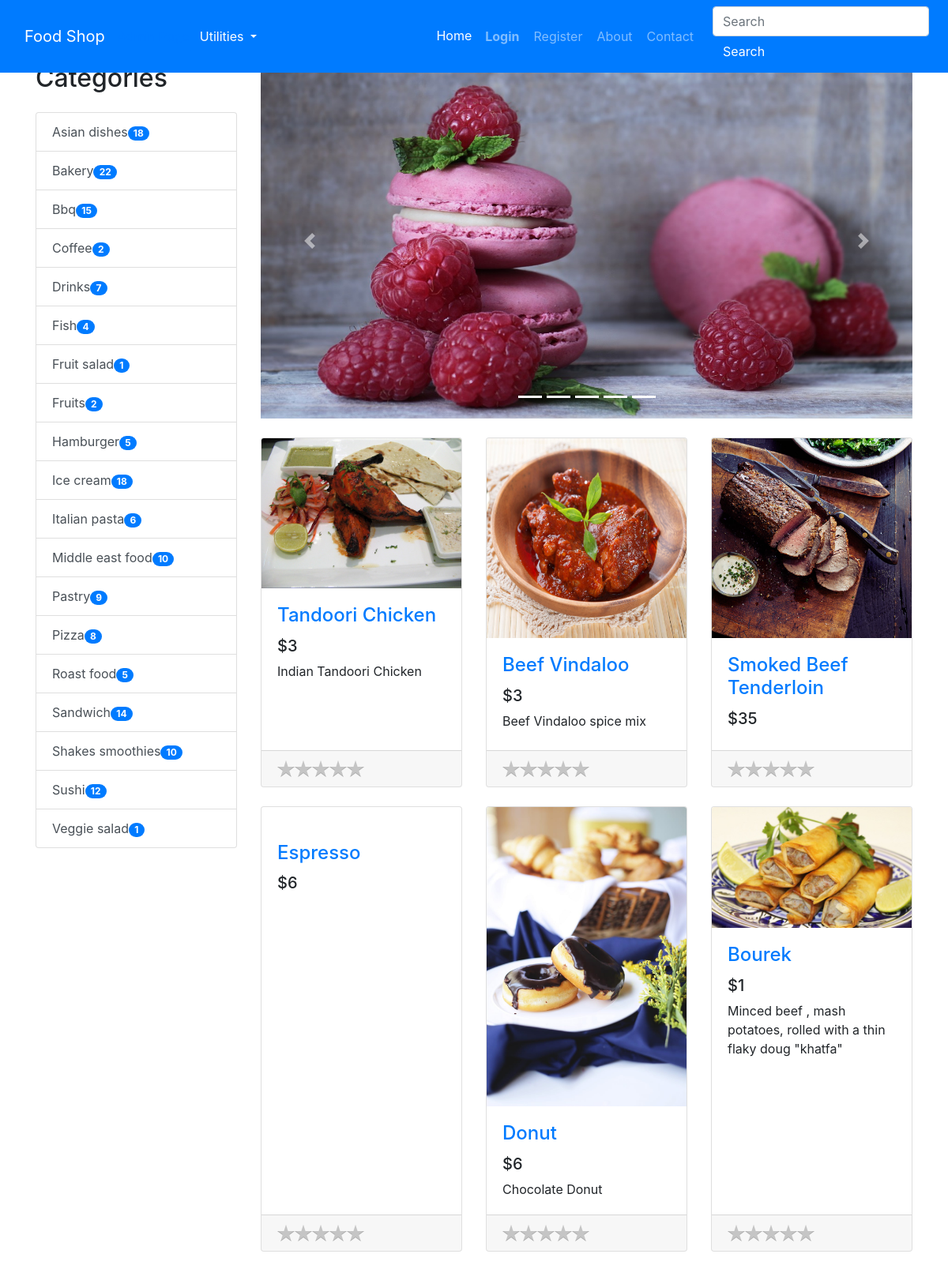
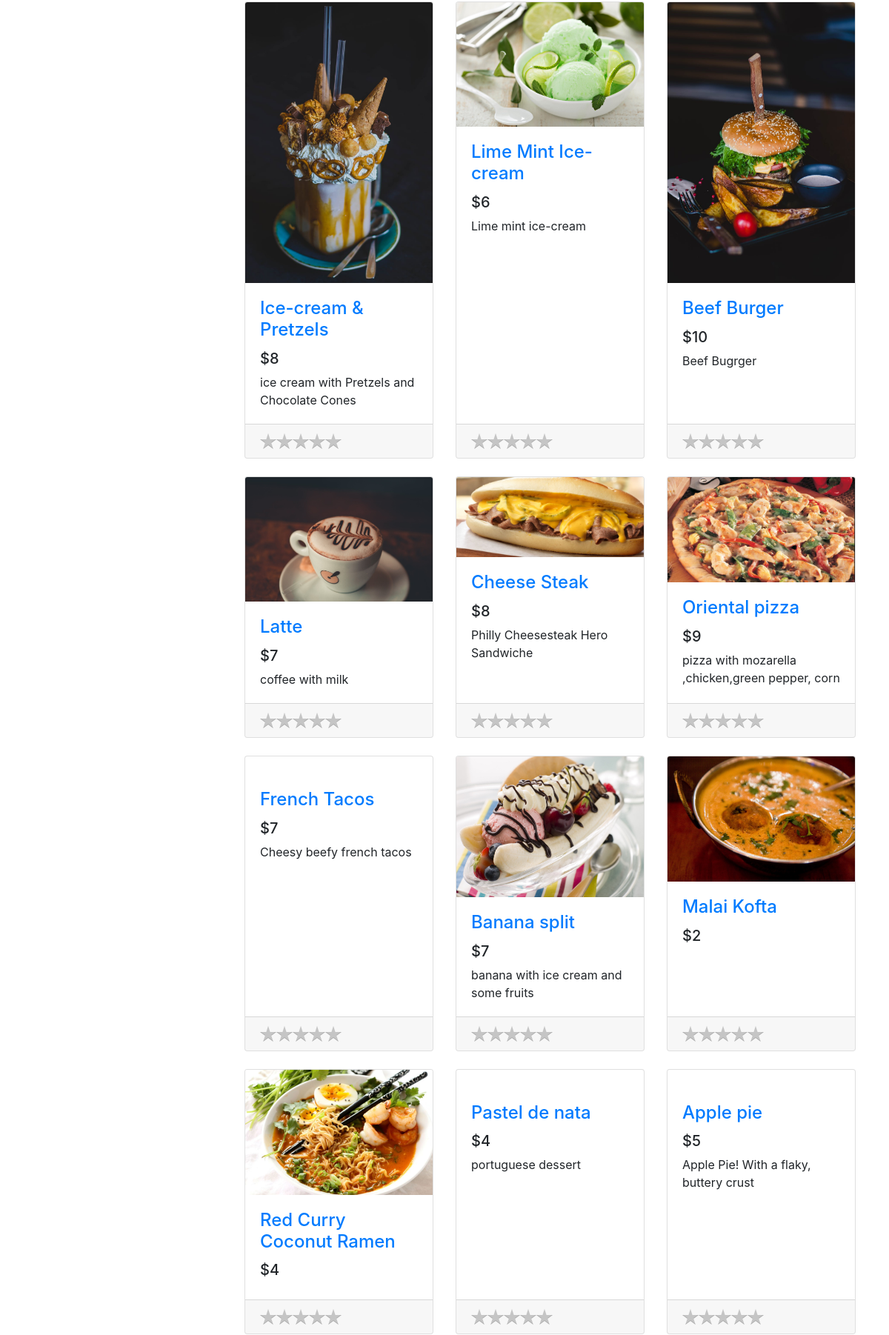
The page / (upper part) on the database its author committed (2 pictures, top to bottom).
### tables this page shows
CREATE TABLE PRODUCT (ID VARCHAR, NAME VARCHAR, PRICE INTEGER, DESCRIPTION TEXT, IMAGE TEXT, TAGS TEXT, SCORE REAL);

### app.py (the view)
@app.route("/")
def home():
    products = get_all_products()
    sorted_products = products.copy()
    random.shuffle(products)
    if session.get("user_id"):
        user_id = session.get("user_id")
        ratings = [ get_rating_by_both(user_id, p.id) for p in products ]
    else:
        ratings = [None] * len(products)
    tags = get_product_tags()
    return render_template("index.html",
                            products=products,
                            ratings=ratings,
                            tags=tags,
                            chosen_products=sorted_products[:5],
                            os=os,
                            len=len,
                            range=range,
                            enumerate=enumerate,
                            zip=zip,
                            remove_starting_digits=remove_starting_digits)

### common/database.py (called while the page is built)
    @classmethod
    def get_all_products(cls, formalize=True):
        cursor = cls.DATABASE.execute("SELECT * FROM PRODUCT ORDER BY SCORE DESC")
        returned_data = cursor.fetchall()
        if not returned_data:
            return None
        if not formalize:
            return returned_data
        data = []
        for item in returned_data:
            d = {}
            for i, field in enumerate(cls.PRODUCT_FIELDS):
                d[field.lower()] = item[i]
            data.append(d)
        return data

    @classmethod
    def get_products_by_tag(cls, tag):
        cursor = cls.DATABASE.execute("SELECT * FROM PRODUCT WHERE TAGS LIKE ? ORDER BY SCORE DESC", (f"%{tag}%",))
        returned_data = cursor.fetchall()
        if not returned_data:
            return None
        data = []
        for item in returned_data:
            d = {}
            for i, field in enumerate(cls.PRODUCT_FIELDS):
                d[field.lower()] = item[i]
            data.append(d)
        return data

    @classmethod
    def get_product_tags(cls):
        data = cls.get_all_products()
        return sorted({ d['tags'] for d in data })

### common/utils.py (called while the page is built)
def remove_starting_digits(string):
    return string.lstrip(digits)

### models/products/product.py (called while the page is built)
def get_all_products(formalize=True):
    products = Database.get_all_products(formalize=formalize)
    if not formalize:
        return products
    return [ Product(**product) for product in products ]

def get_product_tags():
    data = {}
    tags = Database.get_product_tags()
    for tag in tags:
        count = len(Database.get_products_by_tag(tag))
        data[tag] = count
    return data

### templates/index.html (shortened to what this page needs)
{% extends "base.html" %}
{% block content %}
<div class="container">
    <div class="row">
        <div class="col-lg-3">
            <h2 class="my-4">
                {% if category %}
                {{category.replace("_", " ").capitalize()}}
                {% else %}
                Categories
                {% endif %}
            </h2>
            <div class="list-group" id="list-tab" role="tablist">
                {% for tag, count in tags.items() %}
                {% if category == tag %}
                <a class="list-group-item list-group-item-action active" href="{{url_for('categories', category=tag)}}"
                    aria-controls="home">{{tag.replace("_", " ").capitalize()}}<span class="badge badge-secondary badge-pill">  {{count}}</span></a>
                {% else %}
                <a class="list-group-item list-group-item-action" href="{{url_for('categories', category=tag)}}"
                    aria-controls="home">{{tag.replace("_", " ").capitalize()}}<span class="badge badge-primary badge-pill">  {{count}}</span></a>
                {% endif %}
                {% endfor %}
            </div>
        </div>
        <div class="col-lg-9">
            <div id="carouselExampleIndicators" class="carousel slide my-4" data-ride="carousel">
                <ol class="carousel-indicators">
                    {% for i in range(len(chosen_products)) %}
                    <li data-target="#carouselExampleIndicators" data-slide-to="{{i}}" class="active"></li>
                    {% endfor %}
                </ol>
                <div class="carousel-inner" role="listbox">
                    {% for i, product in enumerate(chosen_products) %}
                        {% if i == 0 %}
                        <div class="carousel-item active">
                        {% else %}
                        <div class="carousel-item">
                            {% endif %}
                            <a href="{{url_for('product.product', product_id=product.id)}}">
                                <img class="d-block img-fluid carousel-img"
                                    src="{{url_for('static', filename='img/products/{}'.format(os.path.basename(product.image)))}}"
                                    alt="slide">
                            </a>
                        </div>
                        {% endfor %}
                    </div>
                    <a class="carousel-control-prev" href="#carouselExampleIndicators" role="button" data-slide="prev">
                        <span class="carousel-control-prev-icon" aria-hidden="true"></span>
                    </a>
                    <a class="carousel-control-next" href="#carouselExampleIndicators" role="button" data-slide="next">
                        <span class="carousel-control-next-icon" aria-hidden="true"></span>
                    </a>
                </div>
                <div class="row">
                    {% for product in products %}
                    <div class="col-lg-4 col-md-6 mb-4">
                        <div class="card h-100">
                            <a href="{{url_for('product.product', product_id=product.id)}}"><img class="card-img-top"
                                    src="{{url_for('static', filename='img/products/{}'.format(os.path.basename(product.image)))}}"
                                    alt=""></a>
                            <div class="card-body">
                                <h4 class="card-title">
                                    <a href="{{url_for('product.product', product_id=product.id)}}">{{product.name}}</a>
                                </h4>
                                <h5>${{product.price}}</h5>
                                <p class="card-text">{{product.description}}</p>
                            </div>
                            <div class="card-footer">
                                <div class="text-align"><span class="product_star_rating" id="{{remove_starting_digits(product.id)}}"></span></div>
                            </div>
                        </div>
                    </div>
                    {% else %}
                    <br>
                    <br>
                    <h4>No products available.</h4>
                    {% endfor %}
                </div>
            </div>
        </div>
    </div>
    {% endblock content %}

### static/css/shop-homepage.css (style rules this page uses)
body { padding-top: 56px; }

### rows shown on the page
PRODUCT: replace "Asian dishes", count "18"
PRODUCT: replace "Bakery", count "22"
PRODUCT: replace "Bbq", count "15"
PRODUCT: replace "Coffee", count "2", name "Espresso", price "6"
PRODUCT: replace "Drinks", count "7"
PRODUCT: replace "Fish", count "4"
PRODUCT: replace "Fruit salad", count "1"
PRODUCT: replace "Fruits", count "2"
PRODUCT: replace "Hamburger", count "5"
PRODUCT: replace "Ice cream", count "18", IMAGE (picture), name "Ice-cream & Pretzels", price "8", description "ice cream with Pretzels and Chocolate Cones"
PRODUCT: replace "Italian pasta", count "6"
PRODUCT: replace "Middle east food", count "10"
PRODUCT: replace "Pastry", count "9", IMAGE (picture)
PRODUCT: replace "Pizza", count "8"
PRODUCT: replace "Roast food", count "5", IMAGE (picture), name "Smoked Beef Tenderloin", price "35"
PRODUCT: replace "Sandwich", count "14"
PRODUCT: replace "Shakes smoothies", count "10"
PRODUCT: replace "Sushi", count "12"
PRODUCT: replace "Veggie salad", count "1"
PRODUCT: IMAGE (picture), name "Tandoori Chicken", price "3", description "Indian Tandoori Chicken"
PRODUCT: IMAGE (picture), name "Beef Vindaloo", price "3", description "Beef Vindaloo spice mix"
PRODUCT: IMAGE (picture), name "Donut", price "6", description "Chocolate Donut"
PRODUCT: IMAGE (picture), name "Bourek", price "1", description "Minced beef , mash potatoes, rolled with a thin flaky doug \"khatfa\""
PRODUCT: IMAGE (picture), name "Lime Mint Ice-cream", price "6", description "Lime mint ice-cream"
PRODUCT: IMAGE (picture), name "Beef Burger", price "10", description "Beef Bugrger"
PRODUCT: IMAGE (picture), name "Latte", price "7", description "coffee with milk"
PRODUCT: IMAGE (picture), name "Cheese Steak", price "8", description "Philly Cheesesteak Hero Sandwiche"
PRODUCT: IMAGE (picture), name "Oriental pizza", price "9", description "pizza with mozarella ,chicken,green pepper, corn"
PRODUCT: name "French Tacos", price "7", description "Cheesy beefy french tacos"
PRODUCT: IMAGE (picture), name "Banana split", price "7", description "banana with ice cream and some fruits"
PRODUCT: IMAGE (picture), name "Malai Kofta", price "2"
PRODUCT: IMAGE (picture), name "Red Curry Coconut Ramen", price "4"
PRODUCT: name "Pastel de nata", price "4", description "portuguese dessert"
PRODUCT: name "Apple pie", price "5", description "Apple Pie! With a flaky, buttery crust"
